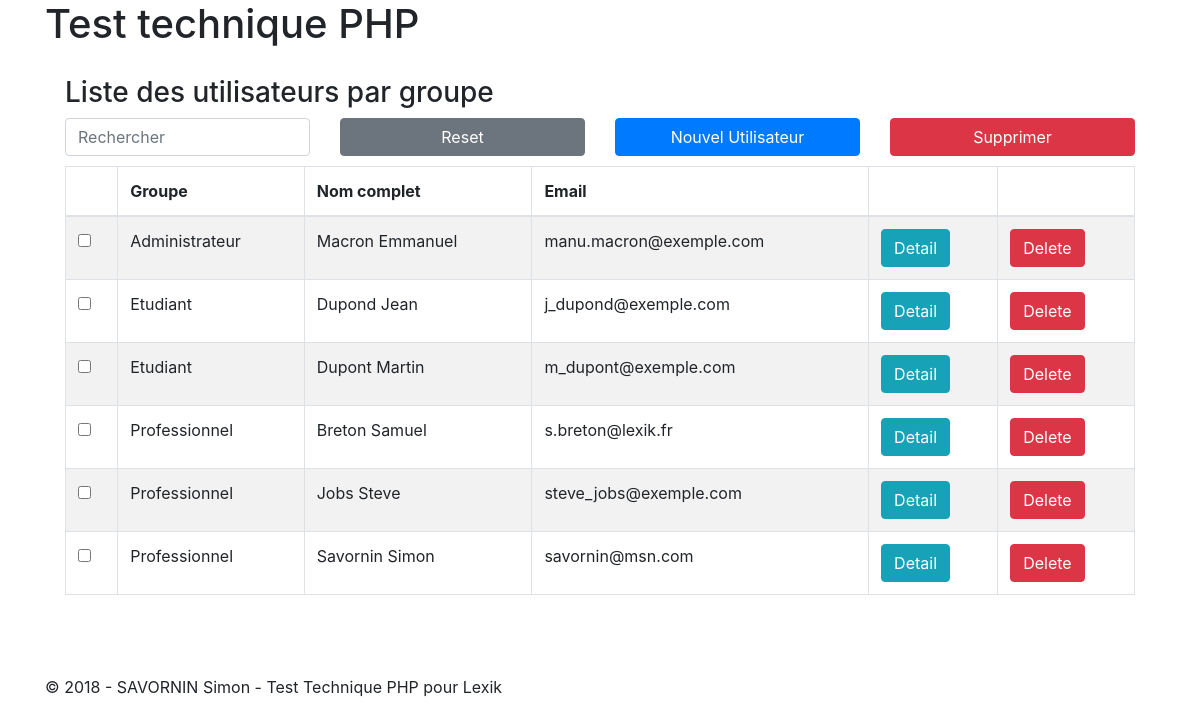
The page / on the database its author committed.
### tables this page shows
CREATE TABLE IF NOT EXISTS utilisateur (
	idUtilisateur smallint(2) NOT NULL auto_increment,
	idGroupe char(3) NOT NULL,
	nomUtilisateur varchar(20) NOT NULL,
	prenomUtilisateur varchar(20) NOT NULL,
	mailUtilisateur varchar(50) NOT NULL,
	dateAnnivUtilisateur date NOT NULL,
	PRIMARY KEY (idUtilisateur),
	CONSTRAINT fk_utilisateur_groupe FOREIGN KEY (idGroupe) REFERENCES groupe(idGroupe)
	 );

CREATE TABLE IF NOT EXISTS groupe (
	idGroupe char(3) NOT NULL,
	nomGroupe varchar(20) NOT NULL,
	PRIMARY KEY (idGroupe)
	);

### controleurs/c_afficheTab.php (called while the page is built, shortened)
<?php
require_once __DIR__.'/../include/Utilisateur.php';
require_once __DIR__.'/../include/UtilisateurManager.php';
$pdo = PdoLxk::getPdoLxk();
$usrManager = new UtilisateurManager($pdo);
$grpUsr = $usrManager->getList();
include __DIR__.'/../vues/v_tableau.php';
?>

### include/UtilisateurManager.php (called while the page is built, shortened)
<?php
class UtilisateurManager{
    private $_db;
    public function getList(){
        $users = [];
        $q = $this->_db->query('SELECT nomGroupe as groupeUtilisateur, idUtilisateur, nomUtilisateur, prenomUtilisateur, mailUtilisateur, dateAnnivUtilisateur FROM utilisateur, groupe WHERE utilisateur.idGroupe = groupe.idGroupe ORDER BY nomGroupe, nomUtilisateur');
        while($data = $q->fetch(PDO::FETCH_ASSOC)){
            $users[] = new Utilisateur($data);
        }
        return $users;
    }
    public function setDb(PDO $db){
        $this->_db = $db;
    }
}
?>

### include/Utilisateur.php (called while the page is built, shortened)
<?php
class Utilisateur{
    private $_idUtilisateur;
    private $_groupeUtilisateur;
    private $_nomUtilisateur;
    private $_prenomUtilisateur;
    private $_mailUtilisateur;
    public function hydrate(array $data){
        foreach($data as $key => $value){
            $method = 'set'.ucfirst($key);
        }
    }
    public function getIdUtilisateur(){
        return $this->_idUtilisateur;
    }
    public function getNomUtilisateur(){
        return $this->_nomUtilisateur;
    }
    public function getPrenomUtilisateur(){
        return $this->_prenomUtilisateur;
    }
    public function getMailUtilisateur(){
        return $this->_mailUtilisateur;
    }
    public function getGroupeUtilisateur(){
        return $this->_groupeUtilisateur;
    }
    public function setIdUtilisateur($id){
        $id = (int) $id;
        if($id > 0){
            $this->_idUtilisateur = $id;
        }
    }
    public function setNomUtilisateur($nom){
        if(is_string($nom)){
            $this->_nomUtilisateur = $nom;
        }
    }
    public function setPrenomUtilisateur($prenom){
        if(is_string($prenom)){
            $this->_prenomUtilisateur = $prenom;
        }
    }
    public function setMailUtilisateur($mail){
        if(is_string($mail)){
            $this->_mailUtilisateur = $mail;
        }
    }
    public function setGroupeUtilisateur($groupe){
        $this->_groupeUtilisateur = $groupe;
    }
}
?>

### vues/v_tableau.php (the view, shortened to what this page needs)
<div id="containerUser" class="container">
	<h3>Liste des utilisateurs par groupe</h3>
	<div id="headRow" class="row">
		<div class="col-md-3">
		    <input id="rechercheInput" class="form-control" type="text" placeholder="Rechercher">
		</div>
		<div class="col-md-3">
		    <button type="reset" id="reset" class="btn btn-secondary btn-block">Reset</button>
		</div>
		<div class="col-md-3">
		    <button type="button" id="new" class="btn btn-primary btn-block" data-toggle="modal" data-target="#modalForm">Nouvel Utilisateur</button>
		</div>
		<div class="col-md-3">
		    <button type="button" id="deleteMultiple" class="btn btn-danger btn-block">Supprimer</button>
		</div>
	</div>
	<div class="row">
		<div class="col-md-12">
    	<table id="tab-user" class="table table-bordered table-striped table-condensed">
            <thead>
                <tr>
                	<th></th>
                    <th>Groupe</th>
                    <th>Nom complet</th>
                    <th>Email</th>
                    <th></th>
                    <th></th>
                </tr>
        	</thead>
            <tbody>
            <?php
                foreach($grpUsr as $unUser)
                {
                    $idUser = $unUser->getIdUtilisateur();
                    $nomGroupe = $unUser->getGroupeUtilisateur();
                    $nomUser = $unUser->getNomUtilisateur().' '.$unUser->getPrenomUtilisateur();
                    $mailUser = $unUser->getMailUtilisateur();
              ?>
                  <tr>
                  	<td>
                      	<div class="checkbox">
                          <label><input type="checkbox" class="selecVal" value=""></label>
                        </div>
                  	</td>
                    <td><?php echo $nomGroupe ?></td>
                    <td><?php echo $nomUser ?></td>
                    <td><?php echo $mailUser ?></td>
                    <td><button type="button" id="info<?php echo $idUser?>" class="btn btn-info" data-toggle="modal" data-target="#<?php echo $idUser; ?>">Detail</button></td>
        			<td><button type="submit" id="<?php echo $idUser?>" class="btn btn-danger deleteUser">Delete</button></td>
                    <?php
                }
                    ?>
                  </tr>
            </tbody>
          </table>
		</div>
	</div>
</div>

### styles/styles.css (style rules this page uses)
.table { margin-bottom: 60px; margin-top: 10px; }
#containerUser { padding: 20px; }

### rows shown on the page
utilisateur: idGroupe.nomGroupe "Administrateur", nomUser "Macron Emmanuel", mailUtilisateur "manu.macron@exemple.com"
utilisateur: idGroupe.nomGroupe "Etudiant", nomUser "Dupond Jean", mailUtilisateur "j_dupond@exemple.com"
utilisateur: idGroupe.nomGroupe "Etudiant", nomUser "Dupont Martin", mailUtilisateur "m_dupont@exemple.com"
utilisateur: idGroupe.nomGroupe "Professionnel", nomUser "Breton Samuel", mailUtilisateur "s.breton@lexik.fr"
utilisateur: idGroupe.nomGroupe "Professionnel", nomUser "Jobs Steve", mailUtilisateur "steve_jobs@exemple.com"
utilisateur: idGroupe.nomGroupe "Professionnel", nomUser "Savornin Simon", mailUtilisateur "savornin@msn.com"
